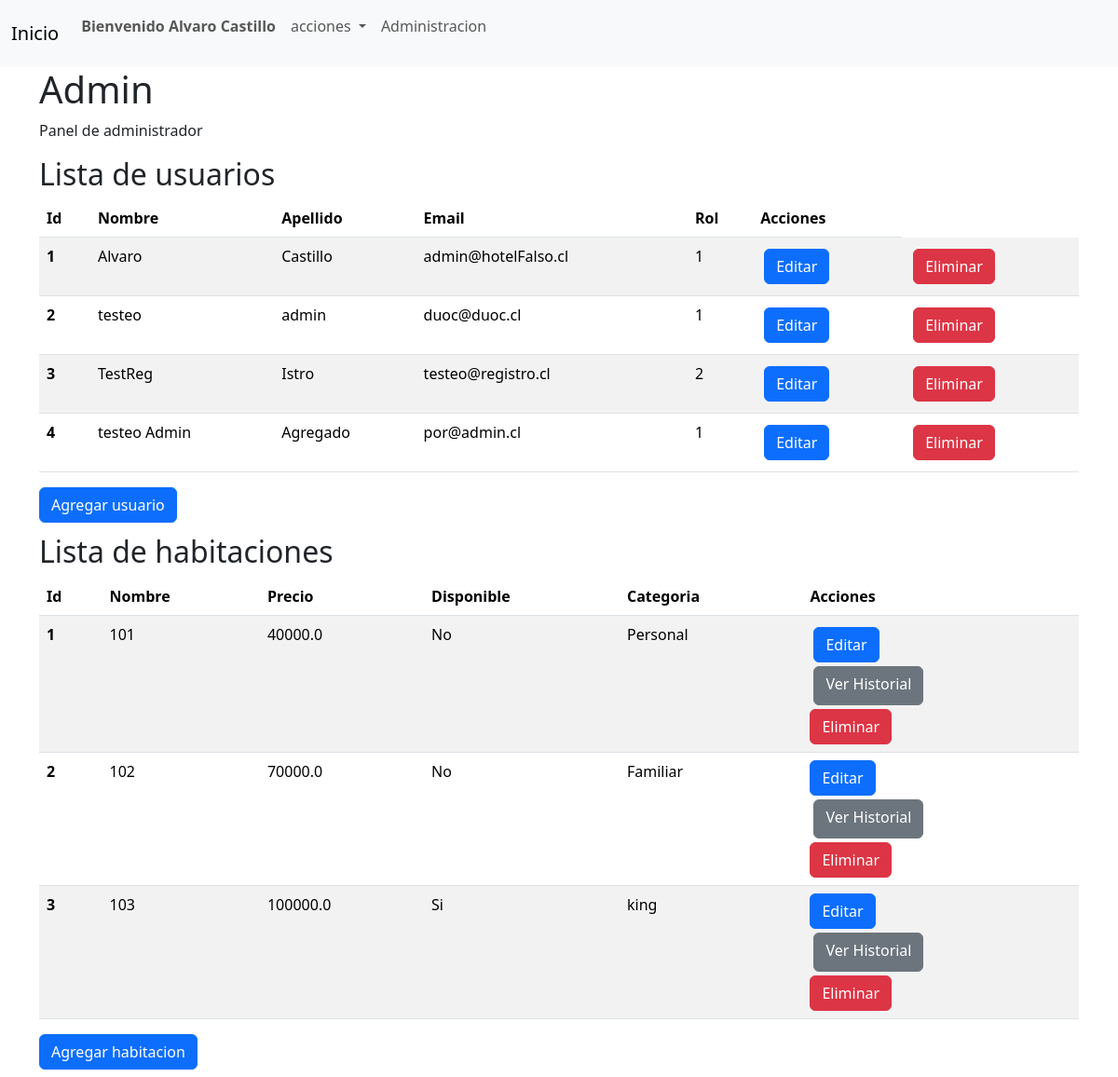
Before: /administrar/ (signed in) with the older database file.
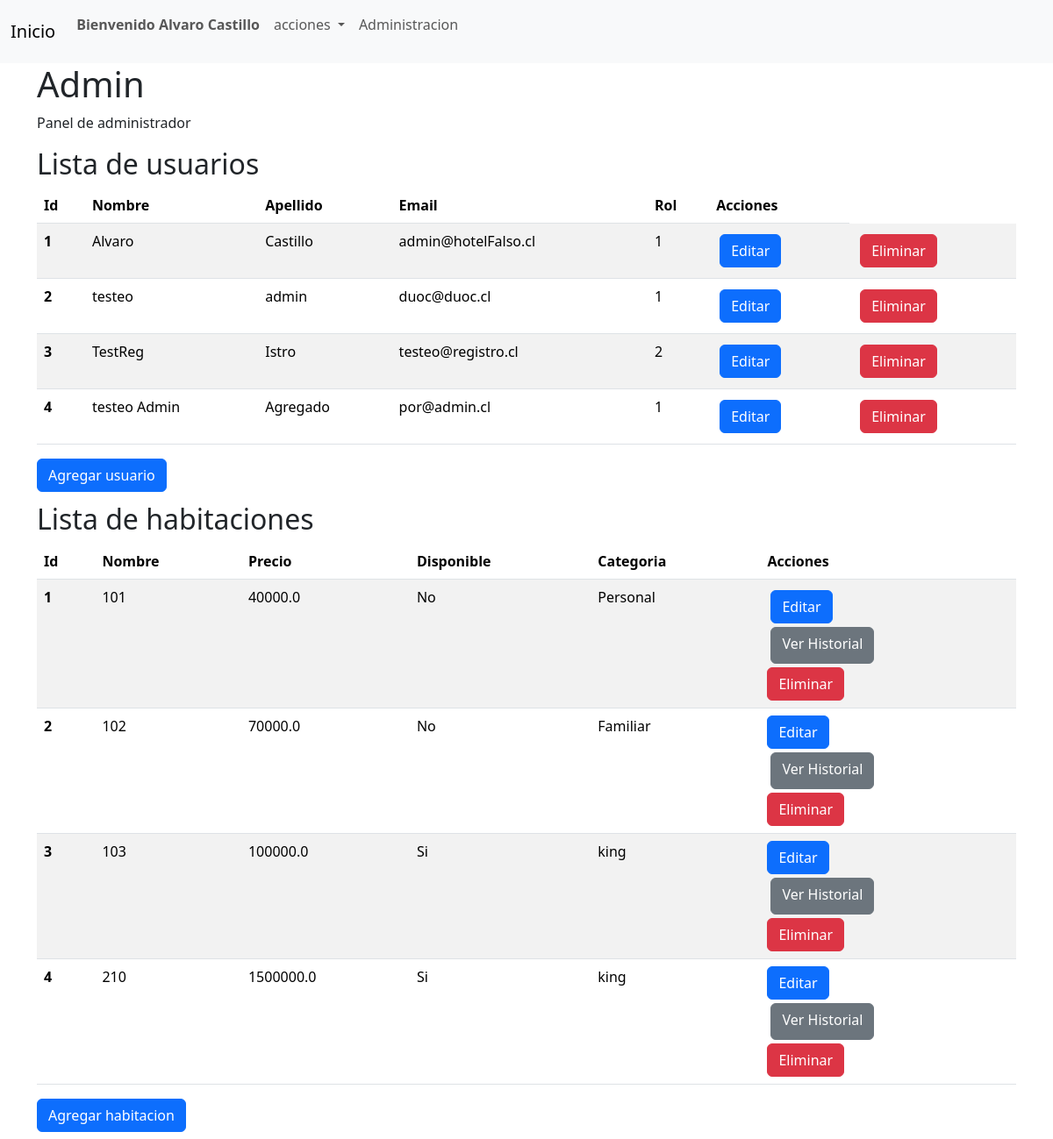
After: the same page with the newer database file.
### start/models.py (models this page shows, shortened)
class Usuario(models.Model):
    nombre = models.CharField(max_length=50)
    apellido = models.CharField(max_length=50)
    email = models.EmailField()
    password = models.CharField(max_length=50)
    tipo = models.IntegerField(default=2)

class Habitacion(models.Model):
    nombre = models.CharField(max_length=50)
    precio = models.FloatField()
    disponible = models.BooleanField()
    categoria = models.ForeignKey(CategoriaHabitacion, on_delete=models.CASCADE)

class CategoriaHabitacion(models.Model):
    nombre = models.CharField(max_length=50)
    descripcion = models.TextField()

### start/views.py (the view)
# urls.py: path('administrar/', administrar, name='administrar'),
def administrar(request):
    user_id= request.session.get('id')
    usuarios = Usuario.objects.all()
    habitaciones = Habitacion.objects.all()
    if user_id  is not None:
        usuario = Usuario.objects.get(id=user_id)
        if usuario:
            context = {
                "usuario": usuario,
                "usuarios": usuarios,
                "habitaciones": habitaciones,
            }
            return render(request, 'admin.html', context)
    return redirect('index')

### start/templates/admin.html (shortened to what this page needs)
{% extends "base/base.html" %}
{% block content %}
<div class="container pl-5">
    {% if usuario.tipo == 1 %}
    <h1>Admin</h1>
    <p>Panel de administrador</p>
        {% if usuarios %}
        <h2>Lista de usuarios</h2>
        <table class="table table-striped mb-2">
            <thead>
                <tr>
                    <th scope="col">Id</th>
                    <th scope="col">Nombre</th>
                    <th scope="col">Apellido</th>
                    <th scope="col">Email</th>
                    <th scope="col">Rol</th>
                    <th scope="col">Acciones</th>
                </tr>
            </thead>
            <tbody>
            {% for user in usuarios %}
                <tr>
                    <th scope="row">{{ user.id }}</th>
                    <td>{{ user.nombre }}</td>
                    <td>{{ user.apellido }}</td>
                    <td>{{ user.email }}</td>
                    <td>{{ user.tipo }}</td>
                    <td>
                        <form class="m-1" action="{% url 'admin_editar_usuario' %} " method="POST">
                            <button type="submit" class="btn btn-primary">Editar</button>
                        </form>
                    </td>
                    <td>
                        <form class="m-1" action="{% url 'admin_eliminar_usuario' %}" method="POST">
                            <button type="submit" class="btn btn-danger">Eliminar</button>
                        </form>
                    </td>
                </tr>
            {% endfor %}
            </tbody>
        </table>
        {% else %}
            <h2>No hay usuarios</h2>
        {% endif %}
            <a href="{% url 'admin_crear_cuenta' %}" class="btn btn-primary my-2">Agregar usuario</a>
        {% if habitaciones %}
        <h2 class="mt-1">Lista de habitaciones</h2>
        <table class="table table-striped mb-2">
            <thead>
                <tr>
                    <th scope="col">Id</th>
                    <th scope="col">Nombre</th>
                    <th scope="col">Precio</th>
                    <th scope="col">Disponible</th>
                    <th scope="col">Categoria</th>
                    <th scope="col">Acciones</th>
                </tr>
            </thead>
            <tbody>
            {% for habitacion in habitaciones %}
                <tr>
                    <th scope="row">{{ habitacion.id }}</th>
                    <td>{{ habitacion.nombre }}</td>
                    <td>{{ habitacion.precio }}</td>
                    {% if habitacion.disponible %}
                        <td>Si</td>
                    {% else %}
                        <td>No</td>
                    {% endif %}
                    <td>{{ habitacion.categoria.nombre }}</td>
                    <td>
                        <form class="m-1" action="{% url 'admin_editar_habitacion' %}" method="POST">
                            <button type="submit" class="btn btn-primary">Editar</button>
                        </form>
                        <form class="m-1" action="{% url 'admin_historial_habitacion' %}" method="POST">
                            <button type="submit" class="btn btn-secondary">Ver Historial</a>
                        </form>
                        <form class="m-1" action="{% url 'admin_eliminar_habitacion' %}" method="POST">
                            <button type="submit" class="btn btn-danger">Eliminar</button>
                    </td>
                </tr>
            {% endfor %}
            </tbody>
        </table>
        {% else %}
            <h2>No hay habitaciones</h2>
        {% endif %}
            <a href="{% url 'admin_crear_habitacion' %}" class="btn btn-primary my-2">Agregar habitacion</a>
    {% else %}
        <h1>Debe iniciar sesión como administrador</h1>
    {% endif %}
</div>
{% endblock %}

### start/templates/base/base.html (shortened to what this page needs)
<!DOCTYPE html>
<html lang="en">
<head>
    <link href="https://cdn.jsdelivr.net/npm/bootstrap@5.3.3/dist/css/bootstrap.min.css" rel="stylesheet"
>
</head>
<body>
    <nav class="navbar navbar-expand-lg bg-body-tertiary">
        <div class="container-fluid">
            <a class="navbar-brand" href="{% url 'index' %}">Inicio</a>
            <div class="collapse navbar-collapse" id="navbarSupportedContent">
                <ul class="navbar-nav me-auto mb-2 mb-lg-0">
                    {% if usuario %}
                    <li class="nav-item">
                        <p class="nav-link ml-1 fw-bold">Bienvenido {{ usuario.nombre }} {{ usuario.apellido }} </p>
                    </li>
                    <li class="nav-item dropdown">
                        <a class="nav-link dropdown-toggle" href="#" role="button" data-bs-toggle="dropdown"
                            aria-expanded="false">
                            acciones
                        </a>
                    </li>
                    {% if usuario.tipo == 1 %}
                    <li class="nav-item">
                        <a class="nav-link" href="{% url 'administrar' %}">Administracion</a>
                    </li>
                    {% endif %}
                    {% endif %}
                </ul>
            </div>
        </div>
    </nav>
    {% block content %}
    {% endblock %}
</body>
</html>

Changed rows visible on the page:
added Habitacion: id "4", nombre "210", precio "1500000.0", disponible "Si", categoria.nombre "king"
